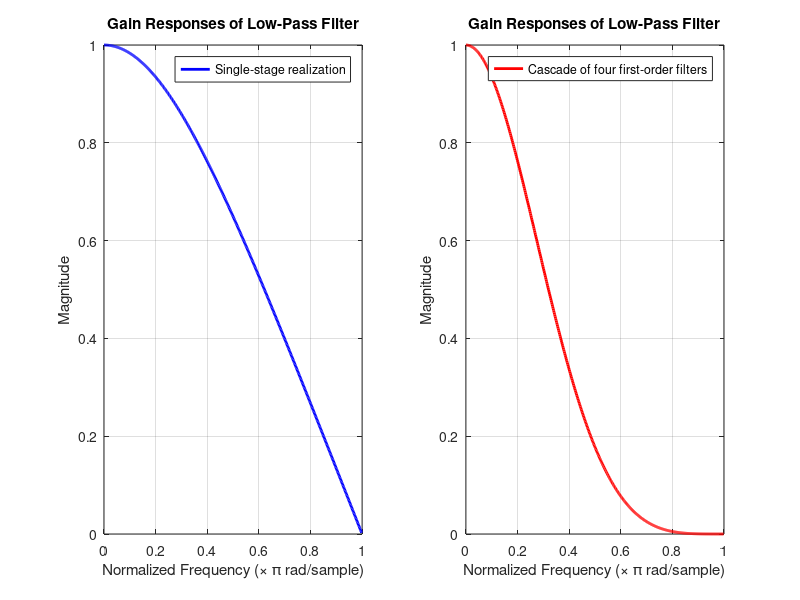

This figure's MATLAB source:
% Define the normalized cut-off frequency
wc = 0.45;

% Design a single-stage IIR low-pass filter using Butterworth design
[b1, a1] = butter(1, wc, 'low');

% Design a cascade of four first-order low-pass filters
[b2, a2] = butter(1, wc, 'low');
[b3, a3] = butter(1, wc, 'low');
[b4, a4] = butter(1, wc, 'low');
[b5, a5] = butter(1, wc, 'low');

% Compute the frequency response of the single-stage filter
[H1, w] = freqz(b1, a1);

% Compute the frequency response of the cascade of four filters
[H2, ~] = freqz(b2, a2);
[H3, ~] = freqz(b3, a3);
[H4, ~] = freqz(b4, a4);
[H5, ~] = freqz(b5, a5);

% Plot the gain responses
figure;
subplot(1,2,1);
plot(w/pi, abs(H1), 'b', 'LineWidth', 2);
xlabel('Normalized Frequency (\times \pi rad/sample)');
ylabel('Magnitude');
legend('Single-stage realization');
title('Gain Responses of Low-Pass Filter');
grid on;
subplot(1,2,2);
plot(w/pi, abs(H2 .* H3 .* H4 .* H5), 'r', 'LineWidth', 2);
xlabel('Normalized Frequency (\times \pi rad/sample)');
ylabel('Magnitude');
legend( 'Cascade of four first-order filters');
title('Gain Responses of Low-Pass Filter');
grid on;
